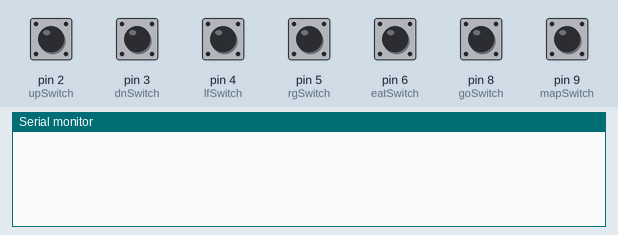
Bench run of a sketch on a simulated Arduino Uno, built with avr-gcc and run on an emulated ATmega328P. Parts: the last lines printed to the serial monitor. The test bench sets the inputs (shaded band); at power-on: pin 2 (upSwitch), pin 3 (dnSwitch), pin 4 (lfSwitch), pin 5 (rgSwitch), pin 6 (eatSwitch), pin 8 (goSwitch), pin 9 (mapSwitch) LOW.

Above: at 1.2 s.
1.3 s: pin 2 (upSwitch) pulled HIGH for 0.15 s
At 2.3 s:
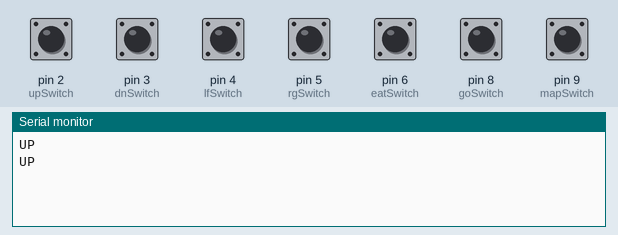
2.9 s: pin 3 (dnSwitch) pulled HIGH for 0.15 s
At 3.4 s:
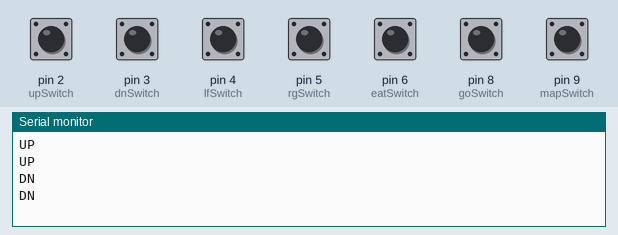
4.5 s: pin 4 (lfSwitch) pulled HIGH for 0.15 s
At 5.8 s:
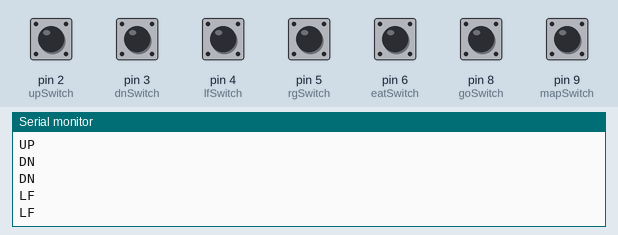
6.1 s: pin 5 (rgSwitch) pulled HIGH for 0.15 s
At 7.1 s:
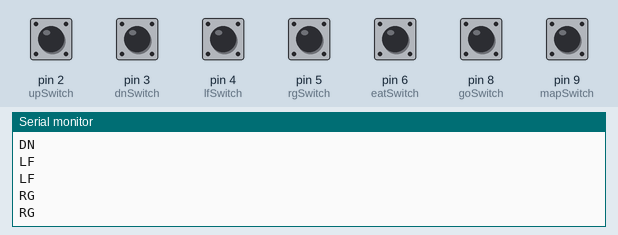
7.7 s: pin 6 (eatSwitch) pulled HIGH for 0.15 s
At 8.5 s:
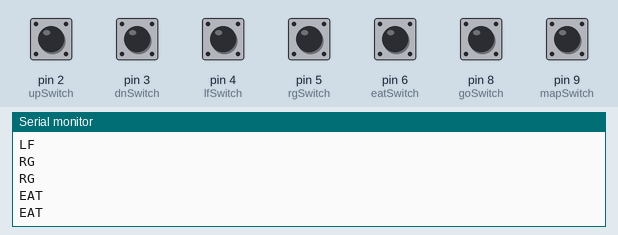
9.3 s: pin 8 (goSwitch) pulled HIGH for 0.15 s
At 10.8 s:
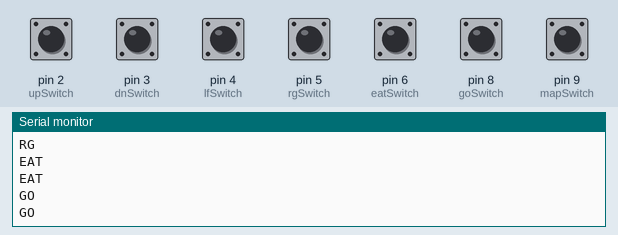

The sketch:

switch_input.ino
```cpp
const int upSwitch = 2;        // up
const int dnSwitch = 3;        // down
const int lfSwitch = 4;        // left
const int rgSwitch = 5;        // right
const int eatSwitch = 6;       // eat
const int goSwitch = 8;        // go - start - next
const int mapSwitch = 9;       // generate map
const int debounceDelay = 10;


////////////////////////////////////////////////////
boolean debounce(int pin)
{
  boolean state;
  boolean previousState;

  previousState = digitalRead(pin);
  for(int counter=0; counter < debounceDelay; counter++)
  {
    delay(1);
    state = digitalRead(pin);
    if(state != previousState)
    {
      counter=0;
      previousState = state;
    }
  }

  return state;
}
////////////////////////////////////////////////////


////////////////////////////////////////////////////
void setup()
{
  pinMode(upSwitch,INPUT);      // 2
  pinMode(dnSwitch,INPUT);      // 3
  pinMode(lfSwitch,INPUT);      // 4
  pinMode(rgSwitch,INPUT);      // 5
  pinMode(eatSwitch, INPUT);    // 6
  pinMode(goSwitch, INPUT);     // 8
  pinMode(mapSwitch, INPUT);    // 9
  Serial.begin(9600);
}
////////////////////////////////////////////////////


////////////////////////////////////////////////////
void loop()
{
  int input = Serial.read();

  // up switch (2)
  if(debounce(upSwitch))
  {
    Serial.println("UP");
  }
  // dn switch (3)
  if(debounce(dnSwitch))
  {
    Serial.println("DN");
  }
  // left switch (4)
  if(debounce(lfSwitch))
  {
    Serial.println("LF");
  }
  // right switch (5)
  if(debounce(rgSwitch))
  {
    Serial.println("RG");
  }
  // eat switch (6)
  if(debounce(eatSwitch))
  {
    Serial.println("EAT");
  }
  // go switch (8)
  if(debounce(goSwitch))
  {
    Serial.println("GO");
  }
  // map switch (9)
  if(debounce(mapSwitch))
  {
    Serial.println("MAP");
  }

}
////////////////////////////////////////////////////
```

Measured:
- after the input at 1.3 s, the serial monitor: prints a new line after 0.05 s (image 1)
- after the input at 2.9 s, the serial monitor: prints a new line at once (image 2)
- after the input at 4.5 s, the serial monitor: prints a new line after 0.06 s (image 3)
- after the input at 6.1 s, the serial monitor: prints a new line at once (image 4)
- after the input at 7.7 s, the serial monitor: prints a new line after 0.06 s (image 5)
- after the input at 9.3 s, the serial monitor: prints a new line at once (image 6)
